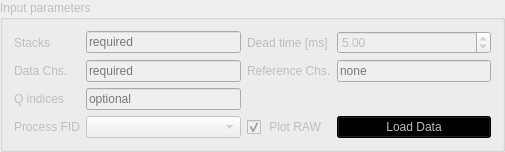
             <widget class="QGroupBox" name="inputRAWParametersBox">
              <property name="enabled">
               <bool>false</bool>
              </property>
              <property name="sizePolicy">
               <sizepolicy hsizetype="Fixed" vsizetype="Fixed">
                <horstretch>0</horstretch>
                <verstretch>0</verstretch>
               </sizepolicy>
              </property>
              <property name="minimumSize">
               <size>
                <width>505</width>
                <height>125</height>
               </size>
              </property>
              <property name="maximumSize">
               <size>
                <width>505</width>
                <height>16777215</height>
               </size>
              </property>
              <property name="title">
               <string>Input parameters</string>
              </property>
              <layout class="QGridLayout" name="gridLayout_4">
               <item row="1" column="0">
                <widget class="QLabel" name="label_23">
                 <property name="text">
                  <string>Data Chs.</string>
                 </property>
                </widget>
               </item>
               <item row="3" column="1">
                <widget class="QComboBox" name="FIDProcComboBox">
                 <property name="maximumSize">
                  <size>
                   <width>16777215</width>
                   <height>16777215</height>
                  </size>
                 </property>
                 <property name="toolTip">
                  <string>&lt;html&gt;&lt;head/&gt;&lt;body&gt;&lt;p&gt;For T1 or CPMG pulses, which pulse(s) would you like to process. Note that for very short delay T1 pulses, the first pulse may be disabled. &lt;/p&gt;&lt;/body&gt;&lt;/html&gt;</string>
                 </property>
                </widget>
               </item>
               <item row="3" column="3">
                <widget class="QPushButton" name="loadDataPushButton">
                 <property name="enabled">
                  <bool>false</bool>
                 </property>
                 <property name="styleSheet">
                  <string notr="true">#loadDataPushButton {
    background: green;
}

#loadDataPushButton:disabled {
    background: black;
}</string>
                 </property>
                 <property name="text">
                  <string>Load Data</string>
                 </property>
                </widget>
               </item>
               <item row="3" column="0">
                <widget class="QLabel" name="label_29">
                 <property name="text">
                  <string>Process FID</string>
                 </property>
                </widget>
               </item>
               <item row="1" column="1">
                <widget class="QLineEdit" name="dataChanLineEdit">
                 <property name="maximumSize">
                  <size>
                   <width>16777215</width>
                   <height>16777215</height>
                  </size>
                 </property>
                 <property name="toolTip">
                  <string>&lt;html&gt;&lt;head/&gt;&lt;body&gt;&lt;p&gt;Set the data channels that you would like processed.&lt;/p&gt;&lt;p&gt;This must be a valid set of numpy array indices. Remember that Python uses non end-inclusive indexing. &lt;/p&gt;&lt;p&gt;So things like [1:3] will use channels 1 and 2&lt;/p&gt;&lt;p&gt;Any list of valid indices will be accepted, but they must be comma seperated. &lt;/p&gt;&lt;/body&gt;&lt;/html&gt;</string>
                 </property>
                 <property name="placeholderText">
                  <string>required</string>
                 </property>
                </widget>
               </item>
               <item row="3" column="2">
                <widget class="QCheckBox" name="plotImportCheckBox">
                 <property name="enabled">
                  <bool>false</bool>
                 </property>
                 <property name="text">
                  <string> Plot RAW</string>
                 </property>
                 <property name="checked">
                  <bool>true</bool>
                 </property>
                </widget>
               </item>
               <item row="0" column="1">
                <widget class="QLineEdit" name="stacksLineEdit">
                 <property name="maximumSize">
                  <size>
                   <width>16777215</width>
                   <height>16777215</height>
                  </size>
                 </property>
                 <property name="toolTip">
                  <string notr="true">&lt;html&gt;&lt;head/&gt;&lt;body&gt;&lt;p&gt;Set the stacks that you would like processed.&lt;/p&gt;&lt;p&gt;This must be a valid set of numpy array indices. Remember that Python uses non end-inclusive indexing. &lt;/p&gt;&lt;p&gt;So things like [1:24] will include stacks 1-23&lt;/p&gt;&lt;p&gt;Furthermore [1:8,12:24] will include stacks 1-7 and 12:23. Any list of valid indices will be accepted, but they must be comma seperated. &lt;/p&gt;&lt;/body&gt;&lt;/html&gt;</string>
                 </property>
                 <property name="placeholderText">
                  <string>required</string>
                 </property>
                </widget>
               </item>
               <item row="1" column="2">
                <widget class="QLabel" name="label_28">
                 <property name="text">
                  <string>Reference Chs.</string>
                 </property>
                </widget>
               </item>
               <item row="1" column="3">
                <widget class="QLineEdit" name="refChanLineEdit">
                 <property name="maximumSize">
                  <size>
                   <width>16777215</width>
                   <height>16777215</height>
                  </size>
                 </property>
                 <property name="toolTip">
                  <string>&lt;html&gt;&lt;head/&gt;&lt;body&gt;&lt;p&gt;Set the reference channels that you would like processed.&lt;/p&gt;&lt;p&gt;This must be a valid set of numpy array indices. Remember that Python uses non end-inclusive indexing. &lt;/p&gt;&lt;p&gt;So things like [1:3] will use channels 1 and 2&lt;/p&gt;&lt;p&gt;Any list of valid indices will be accepted, but they must be comma seperated. &lt;/p&gt;&lt;p&gt;Optionally no reference channels are allowed, just leave this field black so it says none&lt;/p&gt;&lt;/body&gt;&lt;/html&gt;</string>
                 </property>
                 <property name="text">
                  <string/>
                 </property>
                 <property name="placeholderText">
                  <string>none</string>
                 </property>
                </widget>
               </item>
               <item row="0" column="3">
                <widget class="QDoubleSpinBox" name="DeadTimeSpinBox">
                 <property name="maximumSize">
                  <size>
                   <width>16777215</width>
                   <height>16777215</height>
                  </size>
                 </property>
                 <property name="toolTip">
                  <string>&lt;html&gt;&lt;head/&gt;&lt;body&gt;&lt;p&gt;This is the instrument dead time that is used. You may remove additonal or less dead time as an option. By default Akvo uses the recommended instrument dead times.&lt;/p&gt;&lt;/body&gt;&lt;/html&gt;</string>
                 </property>
                 <property name="minimum">
                  <double>0.500000000000000</double>
                 </property>
                 <property name="singleStep">
                  <double>0.500000000000000</double>
                 </property>
                 <property name="value">
                  <double>5.000000000000000</double>
                 </property>
                </widget>
               </item>
               <item row="0" column="0">
                <widget class="QLabel" name="label">
                 <property name="toolTip">
                  <string/>
                 </property>
                 <property name="statusTip">
                  <string comment="yo" extracomment="jldafjlk   kldajflj  adlkfjl"/>
                 </property>
                 <property name="text">
                  <string>Stacks</string>
                 </property>
                </widget>
               </item>
               <item row="0" column="2">
                <widget class="QLabel" name="label_24">
                 <property name="text">
                  <string>Dead time [ms]</string>
                 </property>
                </widget>
               </item>
               <item row="2" column="1">
                <widget class="QLineEdit" name="QLineEdit">
                 <property name="toolTip">
                  <string>&lt;html&gt;&lt;head/&gt;&lt;body&gt;&lt;p&gt;If you would like to only process certain pulse moments you can specify the q indices to process. This also uses python conventions, so for instance 0:5,9:14 would process indices 0,1,2,3,4,9,10,11,12,13,14. &lt;/p&gt;&lt;/body&gt;&lt;/html&gt;</string>
                 </property>
                 <property name="text">
                  <string/>
                 </property>
                 <property name="placeholderText">
                  <string>optional</string>
                 </property>
                </widget>
               </item>
               <item row="2" column="0">
                <widget class="QLabel" name="label_87">
                 <property name="text">
                  <string>Q indices</string>
                 </property>
                </widget>
               </item>
              </layout>
             </widget>
